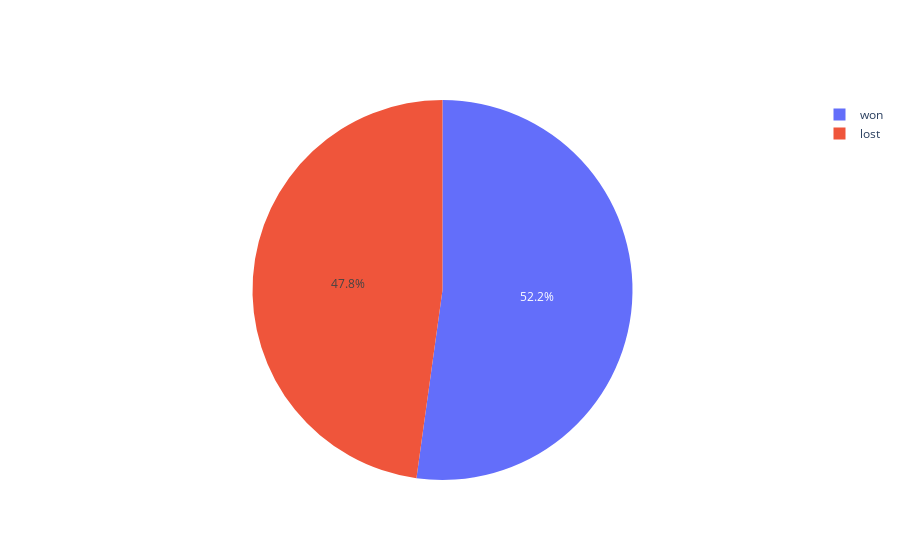

Write notebook code for a chart like this one.
### Markdown cell above
### Percentage of match win to toss winn

### Code cell
tw=data["toss_winner"].value_counts().sum()
win_toss_win_match=data[(data['toss_winner'] == data['winner'])]
s= pd.DataFrame({"Team won the toss":[ win_toss_win_match.shape[0],]}, index = ['Won match'])
percentage=(df["Team won the toss"]/tw)*100
labels=["won","lost"]
values=["393","360"]
d=[go.Pie(labels=labels,values=values)]
fig=go.Figure(d)
fig.show()

### Figure 1 — Plotly figure (JSON) as saved in the notebook; plotly's stock layout.template omitted (floating-point values rounded to 4 significant figures)
{"data": [{"labels": ["won", "lost"], "type": "pie", "values": ["393", "360"]}], "layout": {}}
